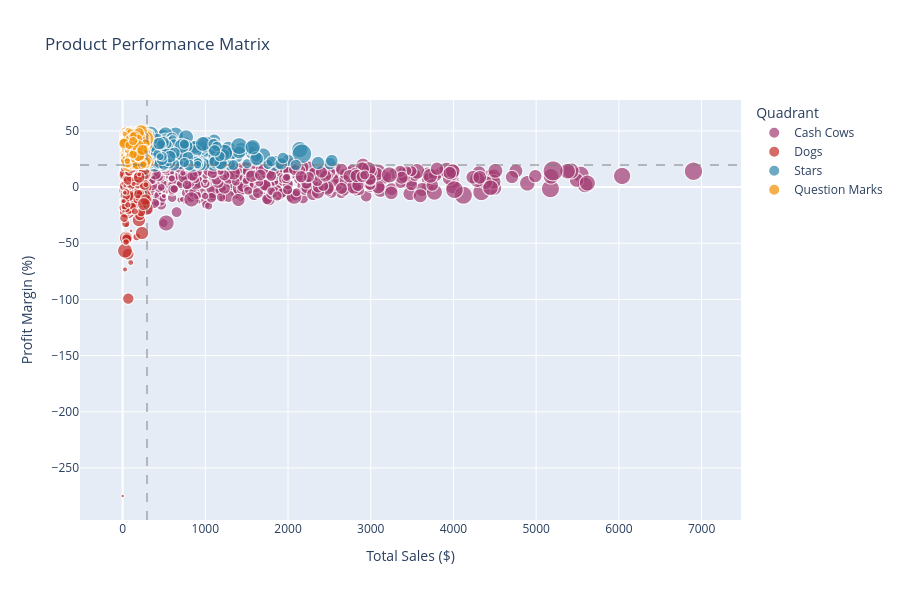

The code cell stored with this chart in its notebook:
### Code cell
# Product performance matrix
product_stats = df.groupby('Product ID').agg({
    'Sales': 'sum',
    'Profit': 'sum',
    'Quantity': 'sum',
    'Order ID': 'nunique'
}).reset_index()

product_stats['Profit_Margin'] = (product_stats['Profit'] / product_stats['Sales'] * 100).round(2)

# Define quadrants
avg_sales = product_stats['Sales'].median()
avg_margin = product_stats['Profit_Margin'].median()

product_stats['Quadrant'] = 'Other'
product_stats.loc[(product_stats['Sales'] >= avg_sales) & (product_stats['Profit_Margin'] >= avg_margin), 'Quadrant'] = 'Stars'
product_stats.loc[(product_stats['Sales'] >= avg_sales) & (product_stats['Profit_Margin'] < avg_margin), 'Quadrant'] = 'Cash Cows'
product_stats.loc[(product_stats['Sales'] < avg_sales) & (product_stats['Profit_Margin'] >= avg_margin), 'Quadrant'] = 'Question Marks'
product_stats.loc[(product_stats['Sales'] < avg_sales) & (product_stats['Profit_Margin'] < avg_margin), 'Quadrant'] = 'Dogs'

# Create scatter plot
fig = px.scatter(product_stats, x='Sales', y='Profit_Margin',
                 color='Quadrant', size='Quantity',
                 hover_data=['Product ID'],
                 title='Product Performance Matrix',
                 labels={'Sales': 'Total Sales ($)', 'Profit_Margin': 'Profit Margin (%)'},
                 color_discrete_map={'Stars': '#2E86AB', 'Cash Cows': '#A23B72',
                                    'Question Marks': '#F18F01', 'Dogs': '#C32D27',
                                    'Other': 'gray'})

fig.add_hline(y=avg_margin, line_dash='dash', line_color='gray', opacity=0.5)
fig.add_vline(x=avg_sales, line_dash='dash', line_color='gray', opacity=0.5)

fig.update_layout(height=600)
fig.show()

### Figure 1 — Plotly figure (JSON) as saved in the notebook; plotly's stock layout.template omitted (floating-point values rounded to 4 significant figures; data arrays with more than 128 entries replaced by an {"elided": "..."} marker saying what was removed)
{"data": [{"customdata": {"elided": "667x1 str values"}, "hovertemplate": "Quadrant=Cash Cows<br>Total Sales ($)=%{x}<br>Profit Margin (%)=%{y}<br>Quantity=%{marker.size}<br>Product ID=%{customdata[0]}<extra></extra>", "legendgroup": "Cash Cows", "marker": {"color": "#A23B72", "size": {"elided": "667 float values"}, "sizemode": "area", "sizeref": 0.1787, "symbol": "circle"}, "mode": "markers", "name": "Cash Cows", "showlegend": true, "type": "scattergl", "x": {"elided": "667 float values"}, "xaxis": "x", "y": {"elided": "667 float values"}, "yaxis": "y"}, {"customdata": {"elided": "262x1 str values"}, "hovertemplate": "Quadrant=Dogs<br>Total Sales ($)=%{x}<br>Profit Margin (%)=%{y}<br>Quantity=%{marker.size}<br>Product ID=%{customdata[0]}<extra></extra>", "legendgroup": "Dogs", "marker": {"color": "#C32D27", "size": {"elided": "262 float values"}, "sizemode": "area", "sizeref": 0.1787, "symbol": "circle"}, "mode": "markers", "name": "Dogs", "showlegend": true, "type": "scattergl", "x": {"elided": "262 float values"}, "xaxis": "x", "y": {"elided": "262 float values"}, "yaxis": "y"}, {"customdata": {"elided": "264x1 str values"}, "hovertemplate": "Quadrant=Stars<br>Total Sales ($)=%{x}<br>Profit Margin (%)=%{y}<br>Quantity=%{marker.size}<br>Product ID=%{customdata[0]}<extra></extra>", "legendgroup": "Stars", "marker": {"color": "#2E86AB", "size": {"elided": "264 float values"}, "sizemode": "area", "sizeref": 0.1787, "symbol": "circle"}, "mode": "markers", "name": "Stars", "showlegend": true, "type": "scattergl", "x": {"elided": "264 float values"}, "xaxis": "x", "y": {"elided": "264 float values"}, "yaxis": "y"}, {"customdata": {"elided": "669x1 str values"}, "hovertemplate": "Quadrant=Question Marks<br>Total Sales ($)=%{x}<br>Profit Margin (%)=%{y}<br>Quantity=%{marker.size}<br>Product ID=%{customdata[0]}<extra></extra>", "legendgroup": "Question Marks", "marker": {"color": "#F18F01", "size": {"elided": "669 float values"}, "sizemode": "area", "sizeref": 0.1787, "symbol": "circle"}, "mode": "markers", "name": "Question Marks", "showlegend": true, "type": "scattergl", "x": {"elided": "669 float values"}, "xaxis": "x", "y": {"elided": "669 float values"}, "yaxis": "y"}], "layout": {"height": 600, "legend": {"itemsizing": "constant", "title": {"text": "Quadrant"}, "tracegroupgap": 0}, "shapes": [{"line": {"color": "gray", "dash": "dash"}, "opacity": 0.5, "type": "line", "x0": 0, "x1": 1, "xref": "x domain", "y0": 19.53, "y1": 19.53, "yref": "y"}, {"line": {"color": "gray", "dash": "dash"}, "opacity": 0.5, "type": "line", "x0": 295.5, "x1": 295.5, "xref": "x", "y0": 0, "y1": 1, "yref": "y domain"}], "title": {"text": "Product Performance Matrix"}, "xaxis": {"anchor": "y", "domain": [0, 1], "title": {"text": "Total Sales ($)"}}, "yaxis": {"anchor": "x", "domain": [0, 1], "title": {"text": "Profit Margin (%)"}}}}
